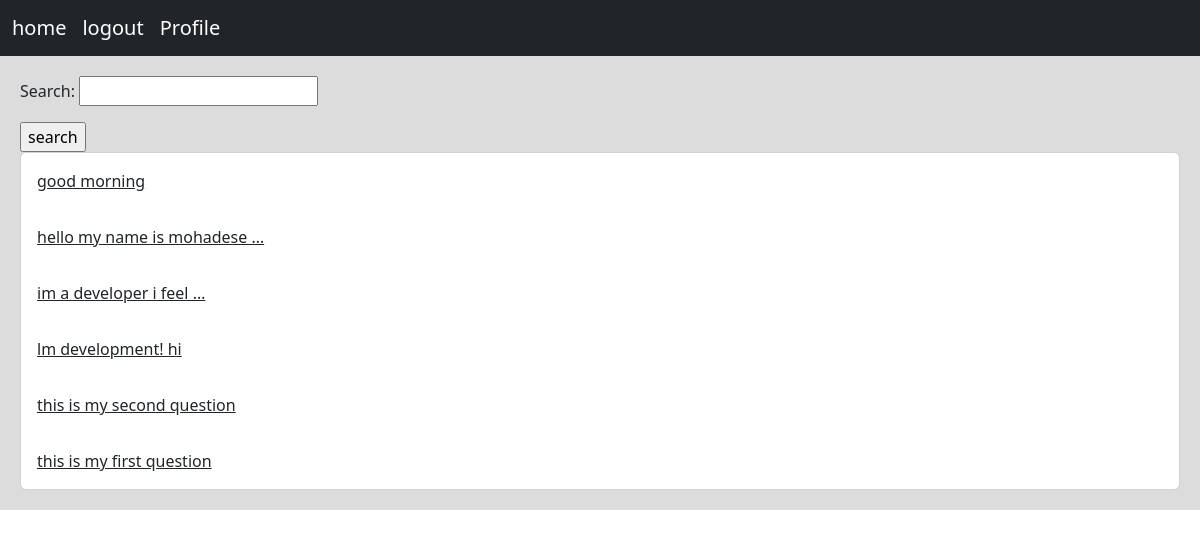
Screenshot of / (signed in) with the database file from the repository.
### home/models.py (models this page shows, shortened)
class Post(models.Model):
    user = models.ForeignKey(User, on_delete=models.CASCADE)
    created = models.DateTimeField(auto_now_add=True)
    slug = models.SlugField()
    body = models.TextField()
    updated = models.DateTimeField(auto_now=True)
    class Meta:
        ordering = ('-created',)

### home/views.py (the view)
# urls.py: path('', views.HomeView.as_view(), name='home'),
class HomeView(View):
    form_class = PostSearchForm
    def get(self, request):
        posts = Post.objects.all()
        if request.GET.get('search'):
            posts = posts.filter(body__contains=request.GET['search'])
        return render(request, 'home/index.html', {'posts': posts, 'form': self.form_class})

### home/templates/home/index.html
{% extends 'base.html' %}
{% block content %}
    <form method="get" action="">
        {{ form.as_p }}
        <input type="submit" value="search">
    </form>
    <div class="card">
        {% for post in posts %}
            <a href="{% url 'post_detail' post.id post.slug %}" class="card-body">{{ post.body|truncatewords:5}}</a>
        {% endfor %}
    </div>
{% endblock %}

### rows the page displays
Post: body "good morning"
Post: body "hello my name is mohadese …"
Post: body "im a developer i feel …"
Post: body "lm development! hi"
Post: body "this is my second question"
Post: body "this is my first question"
